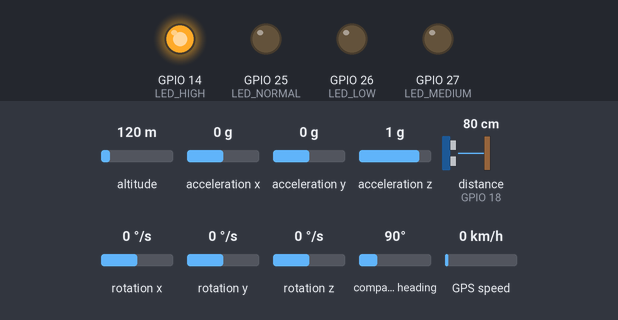
Bench run of a sketch on a simulated ESP32. Shown: output pins drawn as LEDs (lit = HIGH). Wiring (inferred from the names in the program): ultrasonic range finder: trigger GPIO 5; echo GPIO 18. Inputs (shaded band) come from the test bench; at power-on: distance to the obstacle (sensor on GPIO 18) 80 cm, altitude 120 m, acceleration x 0 g, acceleration y 0 g, acceleration z 1 g, rotation x 0 °/s, rotation y 0 °/s, rotation z 0 °/s, compass heading 90°, GPS speed 0 km/h. The echo pulse lasts 58.3 µs per cm; WiFi joins after 1.5 s; servers stay silent unless stated; random numbers use the default seed unless the sketch sets one; the GPS gets a fix after 3 s at 37.7749, -122.4194 with 8 satellites; no MQTT or app messages arrive unless stated; pins used as bus, display or sensor lines are not drawn; what the sketch prints to the serial monitor is not drawn.

Above: at 2.7 s.
2.8 s: distance to the obstacle (sensor on GPIO 18) set to 19 cm
6.5 s: distance to the obstacle (sensor on GPIO 18) set to 15 cm
At 7.7 s:
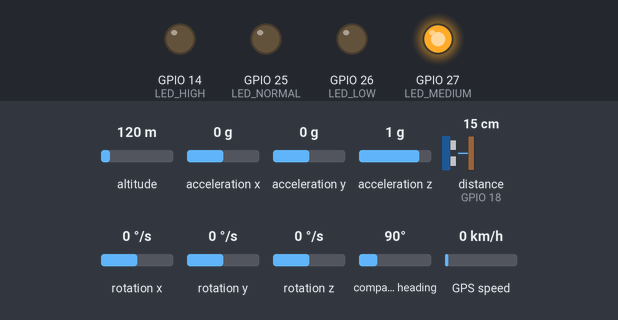
8.0 s: distance to the obstacle (sensor on GPIO 18) set to 12 cm
9.5 s: distance to the obstacle (sensor on GPIO 18) set to 9 cm
At 10.3 s:
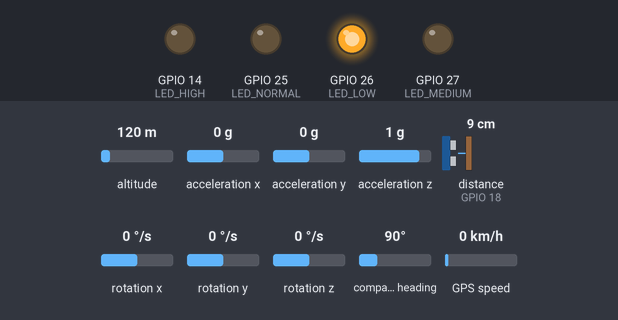
11.2 s: distance to the obstacle (sensor on GPIO 18) set to 7 cm
12.7 s: distance to the obstacle (sensor on GPIO 18) set to 4 cm
At 13.4 s:
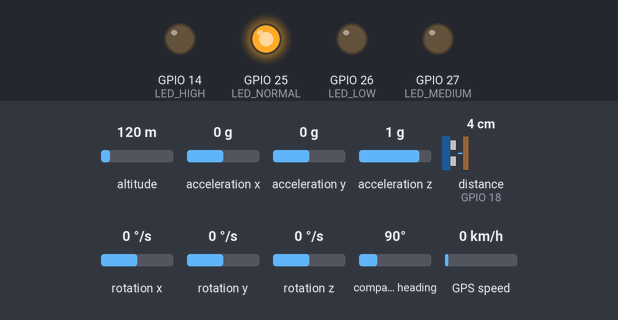
Timing chart, 0 to 15.2 s (numbered marks = the images above; inputs shaded):
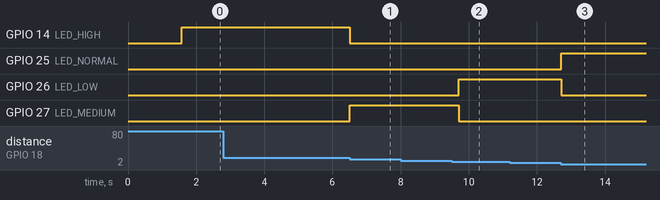

The sketch:

ESP32_FIXED.ino
```cpp
#include <WiFi.h>
#include <PubSubClient.h>
#include <ArduinoJson.h>
#include <Wire.h>
#include <MPU6050.h>
#include <TinyGPS++.h>
#include <HardwareSerial.h>

// -------- WIFI --------
const char* ssid = "Google_Pixel_9a";
const char* password = "youisgay";

// -------- MQTT --------
const char* mqtt_server = "broker.hivemq.com";
const char* mqtt_topic = "city/potholes/reported";  // ✅ CORRECT TOPIC
WiFiClient espClient;
PubSubClient client(espClient);

// -------- SENSORS --------
MPU6050 mpu;
TinyGPSPlus gps;
HardwareSerial gpsSerial(2);

// Pins
#define TRIG 5
#define ECHO 18

#define LED_NORMAL 25
#define LED_LOW 26
#define LED_MEDIUM 27
#define LED_HIGH 14

float baseline = 2.5;   // 🔥 IMPORTANT: calibrate this
unsigned long lastSend = 0;
int device_id = 1;      // ✅ Device ID (1, 2, 3, etc.)

// -------- DISTANCE --------
float getDistance() {
  digitalWrite(TRIG, LOW);
  delayMicroseconds(2);
  digitalWrite(TRIG, HIGH);
  delayMicroseconds(10);
  digitalWrite(TRIG, LOW);

  long duration = pulseIn(ECHO, HIGH, 30000);
  float distance = duration * 0.034 / 2;
  return distance;
}

// -------- WIFI --------
void setupWiFi() {
  Serial.print("Connecting WiFi...");
  WiFi.begin(ssid, password);

  int attempts = 0;
  while (WiFi.status() != WL_CONNECTED && attempts < 20) {
    delay(500);
    Serial.print(".");
    attempts++;
  }

  Serial.println("\nWiFi Connected!");
  Serial.print("IP: ");
  Serial.println(WiFi.localIP());
}

// -------- MQTT --------
void reconnectMQTT() {
  while (!client.connected()) {
    Serial.print("Connecting MQTT...");

    String clientId = "ESP32_" + String(random(0xffff), HEX);

    if (client.connect(clientId.c_str())) {
      Serial.println("✅ MQTT Connected!");
    } else {
      Serial.print("❌ Failed (rc=");
      Serial.print(client.state());
      Serial.println(") retrying in 5s...");
      delay(5000);
    }
  }
}

// -------- SETUP --------
void setup() {
  Serial.begin(115200);

  Wire.begin();
  mpu.initialize();

  gpsSerial.begin(9600, SERIAL_8N1, 16, 17);

  pinMode(TRIG, OUTPUT);
  pinMode(ECHO, INPUT);

  pinMode(LED_NORMAL, OUTPUT);
  pinMode(LED_LOW, OUTPUT);
  pinMode(LED_MEDIUM, OUTPUT);
  pinMode(LED_HIGH, OUTPUT);

  setupWiFi();
  client.setServer(mqtt_server, 1883);

  Serial.println("✅ SYSTEM READY");
}

// -------- LOOP --------
void loop() {

  if (!client.connected()) reconnectMQTT();
  client.loop();

  float distance = getDistance();
  float depth = distance - baseline;

  // MPU
  int16_t ax, ay, az;
  mpu.getAcceleration(&ax, &ay, &az);
  float zAcc = az / 16384.0;
  bool vibration = abs(zAcc) > 1.3;

  // GPS
  while (gpsSerial.available()) {
    gps.encode(gpsSerial.read());
  }

  // Reset LEDs
  digitalWrite(LED_NORMAL, LOW);
  digitalWrite(LED_LOW, LOW);
  digitalWrite(LED_MEDIUM, LOW);
  digitalWrite(LED_HIGH, LOW);

  Serial.println("\n----------------------");
  Serial.print("Distance: "); Serial.print(distance);
  Serial.print(" | Depth: "); Serial.println(depth);

  // -------- NORMAL --------
  if (depth < 3) {
    Serial.println("✅ NORMAL ROAD");
    digitalWrite(LED_NORMAL, HIGH);
  }

  // -------- POTHOLE DETECTED --------
  else {

    int severity_number;  // ✅ Use NUMBER instead of string
    String severity_label;

    if (depth < 8) {
      severity_number = 1;
      severity_label = "LOW";
      digitalWrite(LED_LOW, HIGH);
    }
    else if (depth < 15) {
      severity_number = 2;
      severity_label = "MEDIUM";
      digitalWrite(LED_MEDIUM, HIGH);
    }
    else {
      severity_number = 3;
      severity_label = "HIGH";
      digitalWrite(LED_HIGH, HIGH);
    }

    Serial.print("⚠️  POTHOLE DETECTED → Level ");
    Serial.println(severity_number);
    Serial.print("    (");
    Serial.print(severity_label);
    Serial.println(")");

    if (vibration) {
      Serial.println("    ✔ Confirmed by MPU6050");
    } else {
      Serial.println("    ⚠ Detected (no strong vibration)");
    }

    // -------- MQTT SEND --------
    if (millis() - lastSend > 5000) {

      StaticJsonDocument<200> doc;

      // Get GPS data
      if (gps.location.isValid()) {
        doc["latitude"] = gps.location.lat();
        doc["longitude"] = gps.location.lng();
        Serial.print("📍 GPS: ");
        Serial.print(gps.location.lat(), 6);
        Serial.print(", ");
        Serial.println(gps.location.lng(), 6);
      } else {
        // Default to Pune center if no GPS
        doc["latitude"] = 18.5236;
        doc["longitude"] = 73.8338;
        Serial.println("📍 GPS waiting... using default location");
      }

      // ✅ FIXED: Send as NUMBERS not strings
      doc["severity"] = severity_number;      // 1, 2, or 3
      doc["status"] = "reported";
      doc["reported_id"] = device_id;         // 1, 2, 3, etc.

      char buffer[256];
      serializeJson(doc, buffer);

      // ✅ FIXED: Publish to CORRECT topic
      if (client.publish(mqtt_topic, buffer)) {
        Serial.print("📤 Published: ");
        Serial.println(buffer);
      } else {
        Serial.println("❌ Failed to publish!");
      }

      lastSend = millis();
    }
  }

  delay(200);
}
```

Measured:
- the behaviour switches between 18 and 17 cm on distance to the obstacle (sensor on GPIO 18) (found by bisection; images 0 and 1)
- the behaviour switches between 11 and 10 cm on distance to the obstacle (sensor on GPIO 18) (found by bisection; images 1 and 2)
- the behaviour switches between 6 and 5 cm on distance to the obstacle (sensor on GPIO 18) (found by bisection; images 2 and 3)
- after the input at 6.5 s, GPIO 14 (LED_HIGH): HIGH → LOW at once; GPIO 27 (LED_MEDIUM): LOW → HIGH at once
- after the input at 9.5 s, GPIO 26 (LED_LOW): LOW → HIGH after 0.21 s; GPIO 27 (LED_MEDIUM): HIGH → LOW after 0.21 s
- after the input at 12.7 s, GPIO 25 (LED_NORMAL): LOW → HIGH at once; GPIO 26 (LED_LOW): HIGH → LOW at once
